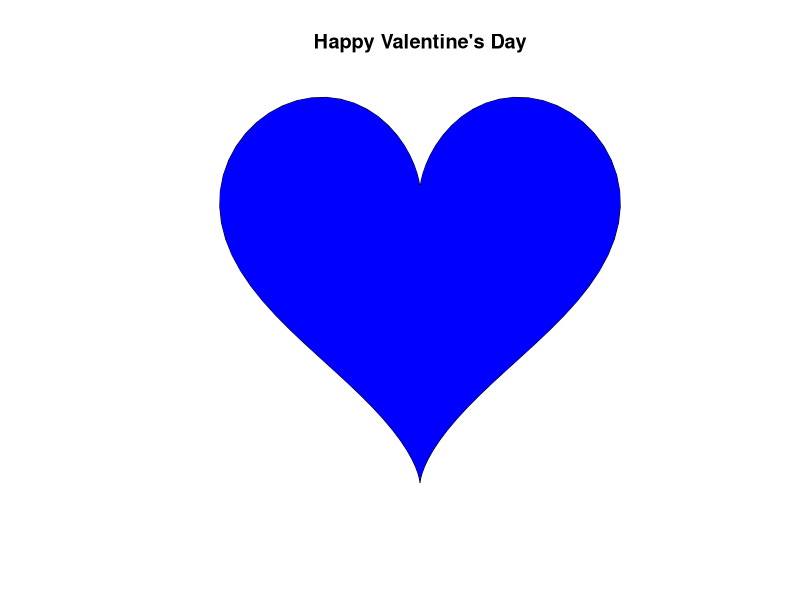

This chart was generated by the following R code:
roses <- "red"
violets <- "blue"
plotHeart <- function(r, col){
  t <- seq(0,2*pi,length.out=100)
  x <- r*sin(t)^3
  y <- 13*cos(t) - 5*cos(2*t) - 2*cos(3*t) - cos(4*t)
  plot(x,y, type = "l", xlab='', ylab='', xlim = c(-25, 25), axes = FALSE, main="Happy Valentine's Day")
  polygon(x,y,col=col,border=NA)
}
plotHeart(16, col = ifelse((z <- rbinom(1, 1, 0.5)) > 0, roses, violets))
